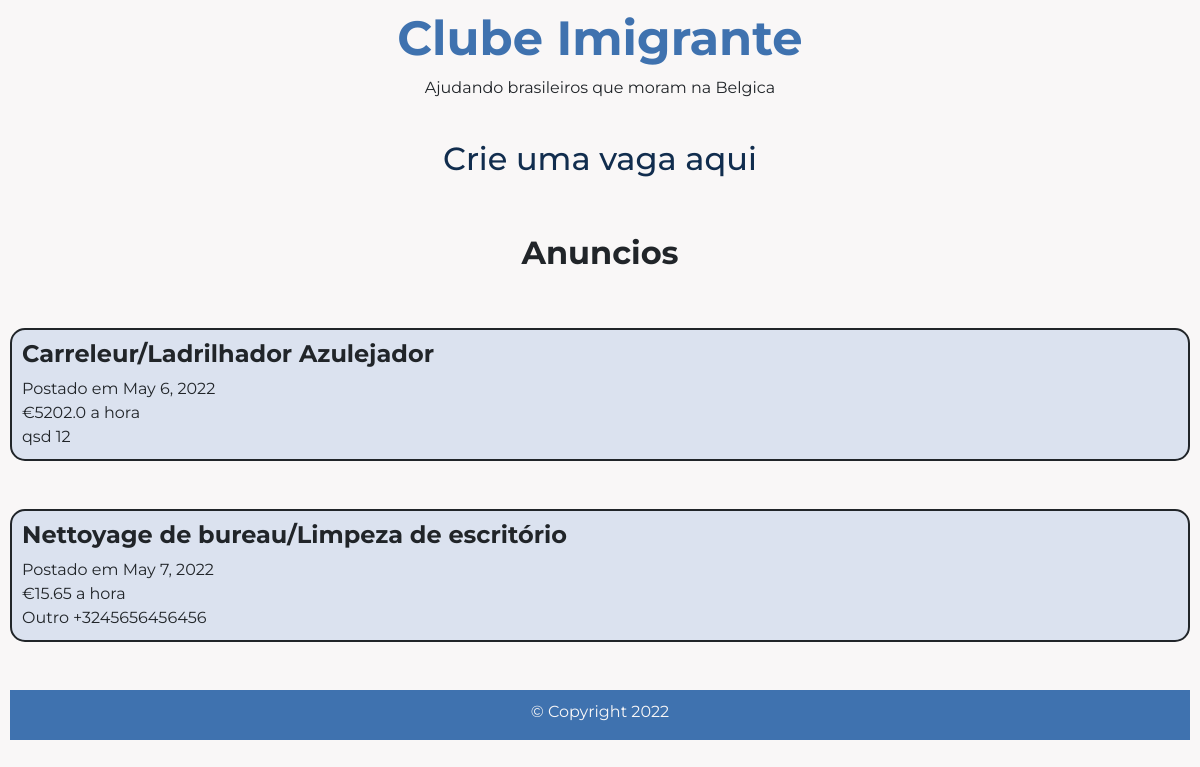
Screenshot of /work/cleaning/ with the database file from the repository.
### my_app/models.py (models this page shows, shortened)
class WorkModel(models.Model):
    type_job = models.IntegerField()  # 1:Construction, 2:Cleaning, 3:Other
    name = models.CharField(max_length=30)
    profession = models.CharField(max_length=50)
    contact = models.CharField(max_length=20)  # ToDo: use phonenumber_field
    salary = models.FloatField(validators=[MaxValueValidator(99.99)], blank=True,)
    language_french = models.BooleanField(blank=True)
    language_english = models.BooleanField(blank=True)
    language_dutch = models.BooleanField(blank=True)
    drivers_license = models.BooleanField(blank=True)
    description = models.TextField(max_length=1000, blank=True)
    date = models.DateField(auto_now_add=True)

### my_app/views.py (the view)
# urls.py: path('work/cleaning/', WorkCleaningView.as_view(), name='work-cleaning-page'),
class WorkCleaningView(TemplateView):
    template_name = 'my_app/work/cleaning.html'
    def get_context_data(self, **kwargs):
        context = super().get_context_data(**kwargs)
        context['jobs'] = WorkModel.objects.filter(type_job=2)
        return context

### my_app/templates/my_app/work/cleaning.html
{% extends 'my_app/index.html' %}
{% load static %}
{% block logo %}
<h2><a href="{% url 'my_app:work-cleaning-form-page' %}">Crie uma vaga aqui</a></h2>
<br><br>
<h2><b>Anuncios</b></h2>
<br><br>
{% for job in jobs %}
    <div class="row">
        <div class="col-12 col-sm-12">
            <div class="work-job">
                <h4><b>{{ job.profession }}</b></h4>
                Postado em {{ job.date }}
                <div class="work-job-salary">€{{ job.salary }} a hora</div>
                {{ job.name }} {{ job.contact }}
        </div></div>
    </div>
    <br><br>
{% endfor %}
{% endblock %}

### my_app/static/css/master.css (style rules this page uses)
body { text-align: center; padding: 10px; margin: 0; background-color: #F9F7F7; font-family: 'Montserrat', sans-serif; }
.work-job { background-color: #DBE2EF; padding: 10px; border-radius: 15px; text-align: left; border-color: #112D4E; border: 2px; border-style: solid; }
a:link { color: #112D4E; background-color: transparent; text-decoration: none; }

### rows the page displays
WorkModel: profession "Carreleur/Ladrilhador Azulejador", date "May 6, 2022", salary "5202.0", name "qsd", contact "12"
WorkModel: profession "Nettoyage de bureau/Limpeza de escritório", date "May 7, 2022", salary "15.65", name "Outro", contact "+3245656456456"
